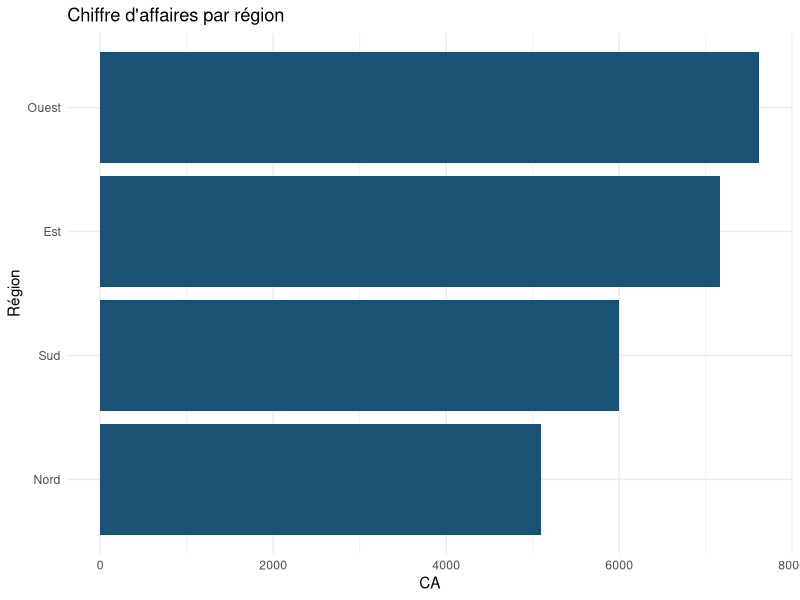
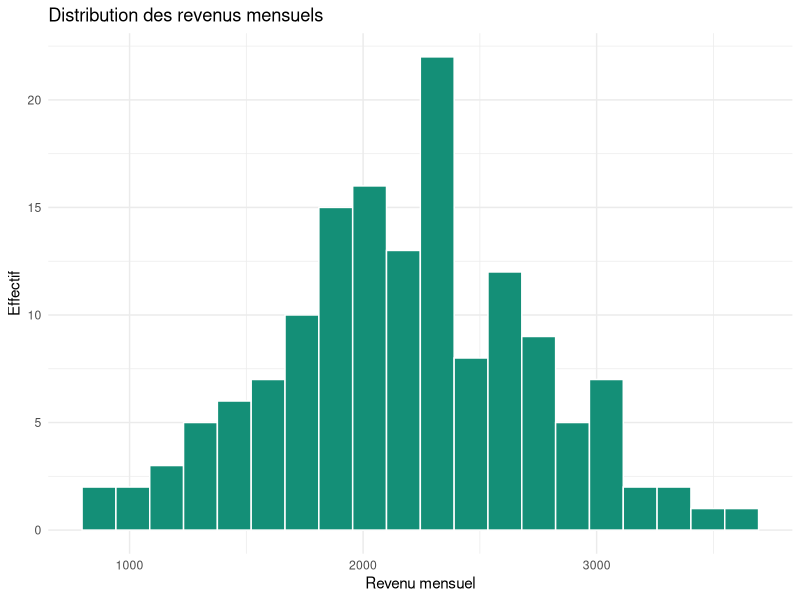
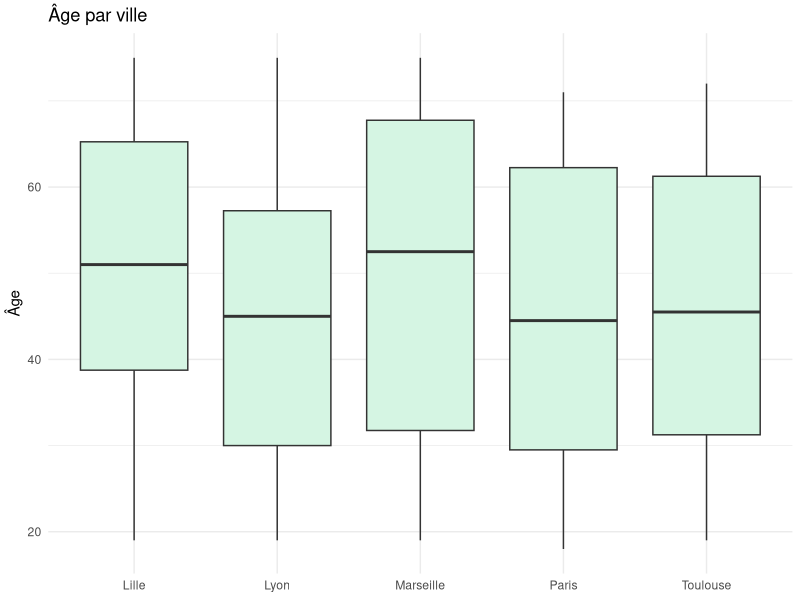
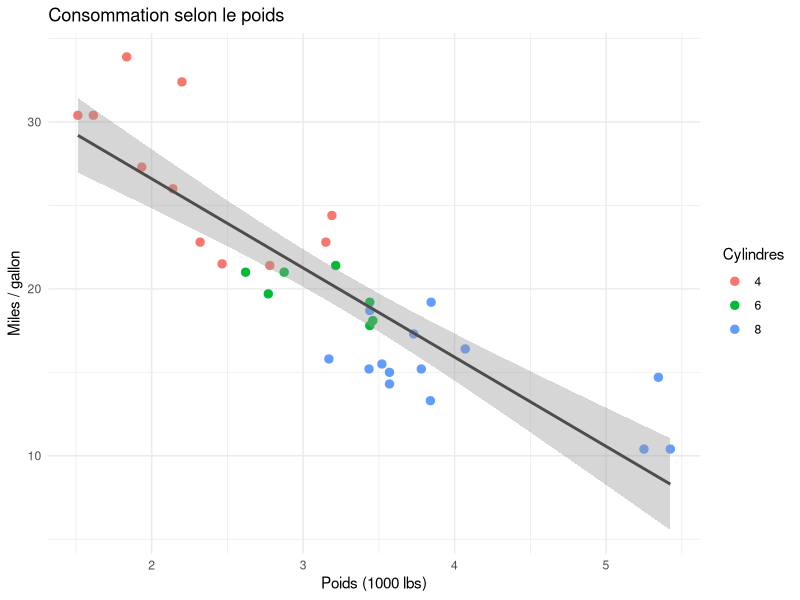
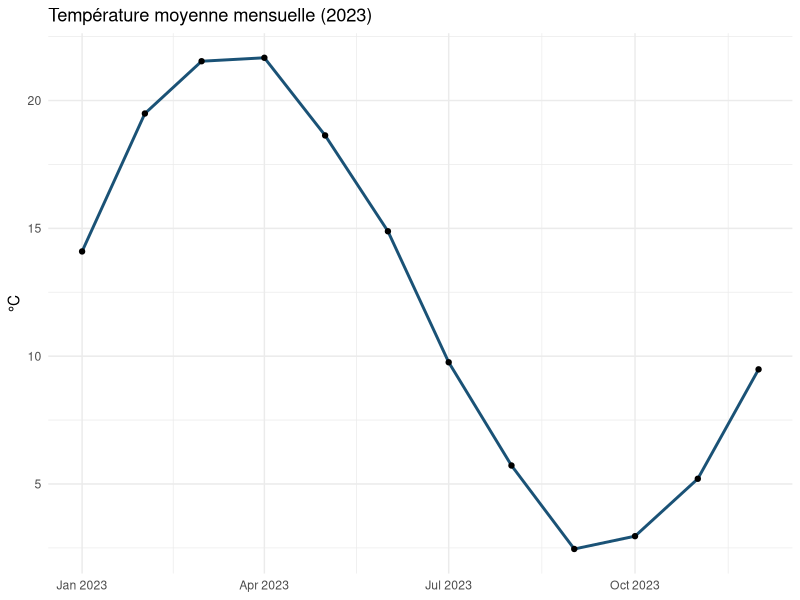
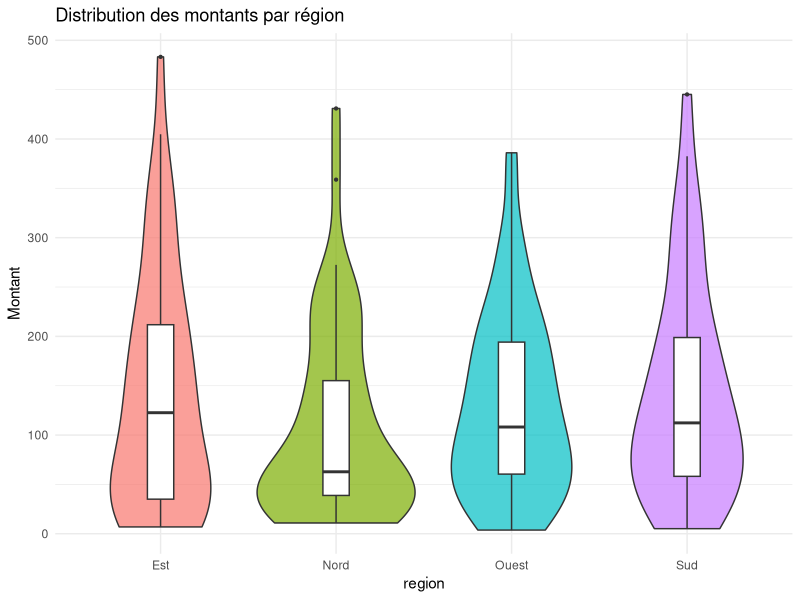
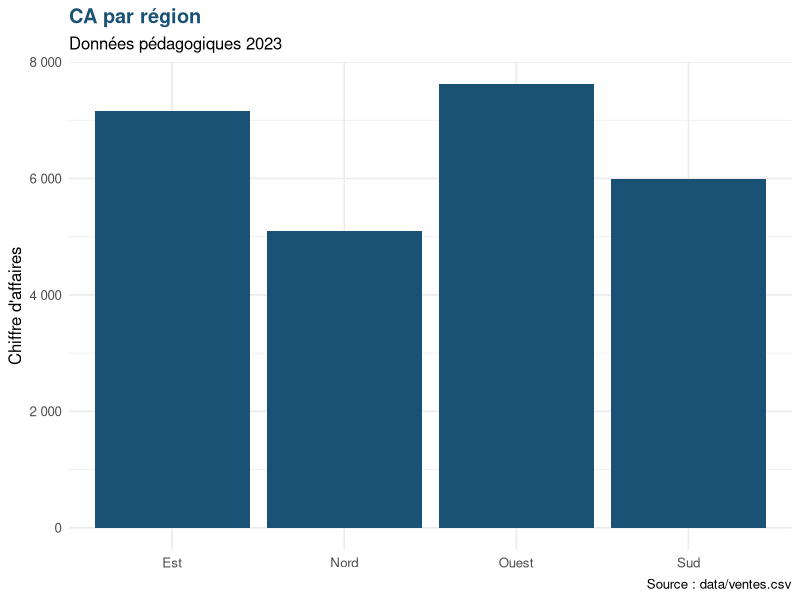
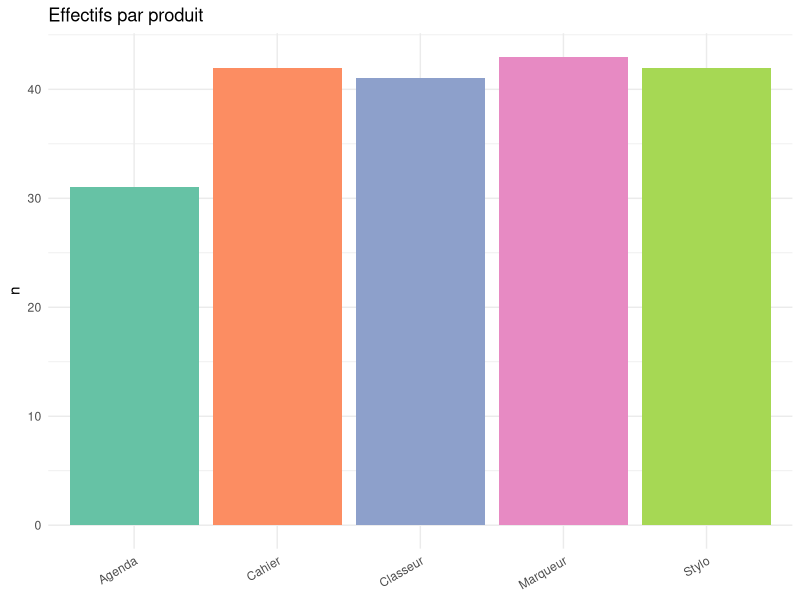

These charts were generated, in order, by the following R code:
## ---- chunk 1
library(tidyverse)
library(scales)

ventes <- read_csv("data/ventes.csv", show_col_types = FALSE) |>
  filter(!is.na(region))
meteo <- read_csv("data/meteo.csv", show_col_types = FALSE) |>
  mutate(date = as.Date(date))
demo <- read_csv("data/demographie.csv", show_col_types = FALSE) |>
  filter(age <= 100, revenu_mensuel < 20000)
## ---- chunk 2
ca_region <- ventes |>
  group_by(region) |>
  summarise(ca = sum(montant), .groups = "drop")

ggplot(ca_region, aes(x = reorder(region, ca), y = ca)) +
  geom_col(fill = "#1a5276") +
  coord_flip() +
  labs(
    title = "Chiffre d'affaires par région",
    x = "Région", y = "CA"
  ) +
  theme_minimal()
## ---- chunk 3
ggplot(demo, aes(x = revenu_mensuel)) +
  geom_histogram(bins = 20, fill = "#148f77", color = "white") +
  labs(
    title = "Distribution des revenus mensuels",
    x = "Revenu mensuel", y = "Effectif"
  ) +
  theme_minimal()
## ---- chunk 4
ggplot(demo, aes(x = ville, y = age)) +
  geom_boxplot(fill = "#d5f5e3") +
  labs(title = "Âge par ville", x = NULL, y = "Âge") +
  theme_minimal()
## ---- chunk 5
ggplot(mtcars, aes(x = wt, y = mpg)) +
  geom_point(aes(color = factor(cyl)), size = 2.5) +
  geom_smooth(method = "lm", se = TRUE, color = "gray30") +
  labs(
    title = "Consommation selon le poids",
    x = "Poids (1000 lbs)", y = "Miles / gallon",
    color = "Cylindres"
  ) +
  theme_minimal()
## ---- chunk 6
meteo_mois <- meteo |>
  mutate(mois = floor_date(date, "month")) |>
  group_by(mois) |>
  summarise(temp = mean(temperature_c), .groups = "drop")

ggplot(meteo_mois, aes(x = mois, y = temp)) +
  geom_line(color = "#1a5276", linewidth = 1) +
  geom_point() +
  labs(
    title = "Température moyenne mensuelle (2023)",
    x = NULL, y = "°C"
  ) +
  theme_minimal()
## ---- chunk 7
ggplot(ventes, aes(x = region, y = montant, fill = region)) +
  geom_violin(alpha = 0.7, show.legend = FALSE) +
  geom_boxplot(width = 0.15, fill = "white", outlier.size = 0.8) +
  labs(title = "Distribution des montants par région", y = "Montant") +
  theme_minimal()
## ---- chunk 8
ggplot(ca_region, aes(x = region, y = ca)) +
  geom_col(fill = "#1a5276") +
  scale_y_continuous(labels = label_number(big.mark = " ")) +
  labs(
    title = "CA par région",
    subtitle = "Données pédagogiques 2023",
    caption = "Source : data/ventes.csv",
    x = NULL, y = "Chiffre d'affaires"
  ) +
  theme_minimal(base_size = 12) +
  theme(plot.title = element_text(face = "bold", color = "#1a5276"))
## ---- chunk 9
ggplot(ventes, aes(x = produit, fill = produit)) +
  geom_bar(show.legend = FALSE) +
  scale_fill_brewer(palette = "Set2") +
  labs(title = "Effectifs par produit", x = NULL, y = "n") +
  theme_minimal() +
  theme(axis.text.x = element_text(angle = 30, hjust = 1))
## ---- chunk 10
ggplot(demo, aes(x = revenu_mensuel)) +
  geom_histogram(bins = 15, fill = "#1a5276", color = "white") +
  facet_wrap(~sexe) +
  labs(title = "Revenus selon le sexe", x = "Revenu", y = "n") +
  theme_minimal()
## ---- chunk 11
dir.create("outputs", showWarnings = FALSE)
p <- ggplot(ca_region, aes(region, ca)) +
  geom_col(fill = "#1a5276") +
  theme_minimal()
ggsave("outputs/ca_region.png", p, width = 7, height = 4, dpi = 120)
file.exists("outputs/ca_region.png")
## ---- chunk 12
p1 <- ggplot(ca_region, aes(reorder(region, ca), ca)) +
  geom_col(fill = "#1a5276") + coord_flip() +
  labs(title = "A — CA par région", x = NULL, y = "CA") + theme_minimal()

p2 <- ggplot(meteo_mois, aes(mois, temp)) +
  geom_line(color = "#148f77") +
  labs(title = "B — Température mensuelle", x = NULL, y = "°C") + theme_minimal()

p1
p2
## ---- chunk 13
ggplot(meteo, aes(temperature_c)) +
  geom_histogram(bins = 25, fill = "#148f77", color = "white") +
  theme_minimal()

ggplot(ventes, aes(produit)) + geom_bar(fill = "#1a5276") + theme_minimal()
## ---- chunk 14
ggplot(demo, aes(age, revenu_mensuel, color = sexe)) +
  geom_point(alpha = 0.7) + theme_minimal()

ggplot(ventes, aes(produit, montant)) +
  geom_boxplot() +
  theme_minimal() +
  theme(axis.text.x = element_text(angle = 30, hjust = 1))
## ---- chunk 15
ggplot(ventes, aes(montant)) +
  geom_histogram(bins = 20, fill = "#1a5276") +
  facet_wrap(~region) +
  theme_minimal()
